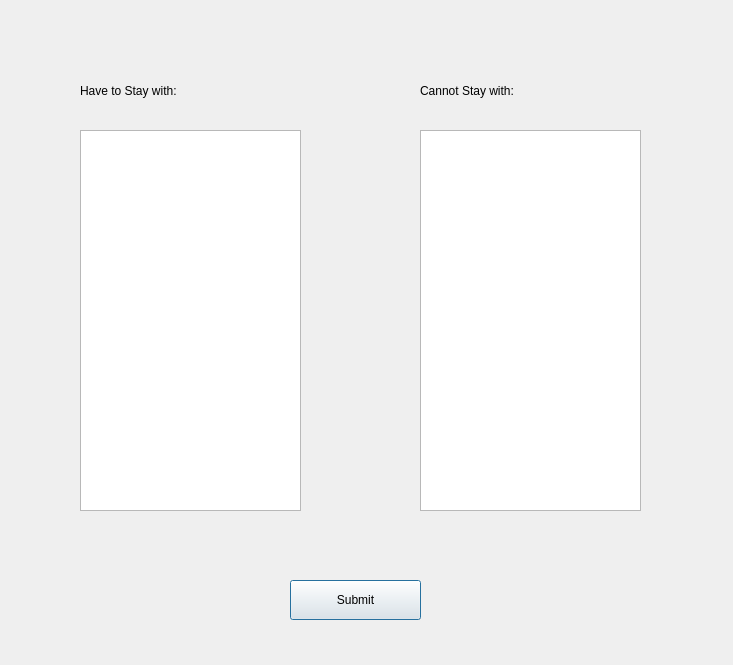
<?xml version="1.0" encoding="UTF-8"?>
<ui version="4.0">
 <class>DialogPreference</class>
 <widget class="QDialog" name="DialogPreference">
  <property name="geometry">
   <rect>
    <x>0</x>
    <y>0</y>
    <width>733</width>
    <height>665</height>
   </rect>
  </property>
  <property name="windowTitle">
   <string>Preference</string>
  </property>
  <widget class="QTextBrowser" name="textBrowser">
   <property name="geometry">
    <rect>
     <x>80</x>
     <y>130</y>
     <width>221</width>
     <height>381</height>
    </rect>
   </property>
  </widget>
  <widget class="QTextBrowser" name="textBrowser_2">
   <property name="geometry">
    <rect>
     <x>420</x>
     <y>130</y>
     <width>221</width>
     <height>381</height>
    </rect>
   </property>
  </widget>
  <widget class="QLabel" name="label">
   <property name="geometry">
    <rect>
     <x>80</x>
     <y>70</y>
     <width>221</width>
     <height>41</height>
    </rect>
   </property>
   <property name="text">
    <string>Have to Stay with:</string>
   </property>
  </widget>
  <widget class="QLabel" name="label_2">
   <property name="geometry">
    <rect>
     <x>420</x>
     <y>70</y>
     <width>221</width>
     <height>41</height>
    </rect>
   </property>
   <property name="text">
    <string>Cannot Stay with:</string>
   </property>
  </widget>
  <widget class="QPushButton" name="pushButton">
   <property name="geometry">
    <rect>
     <x>290</x>
     <y>580</y>
     <width>131</width>
     <height>40</height>
    </rect>
   </property>
   <property name="text">
    <string>Submit</string>
   </property>
  </widget>
 </widget>
 <resources/>
 <connections/>
</ui>
